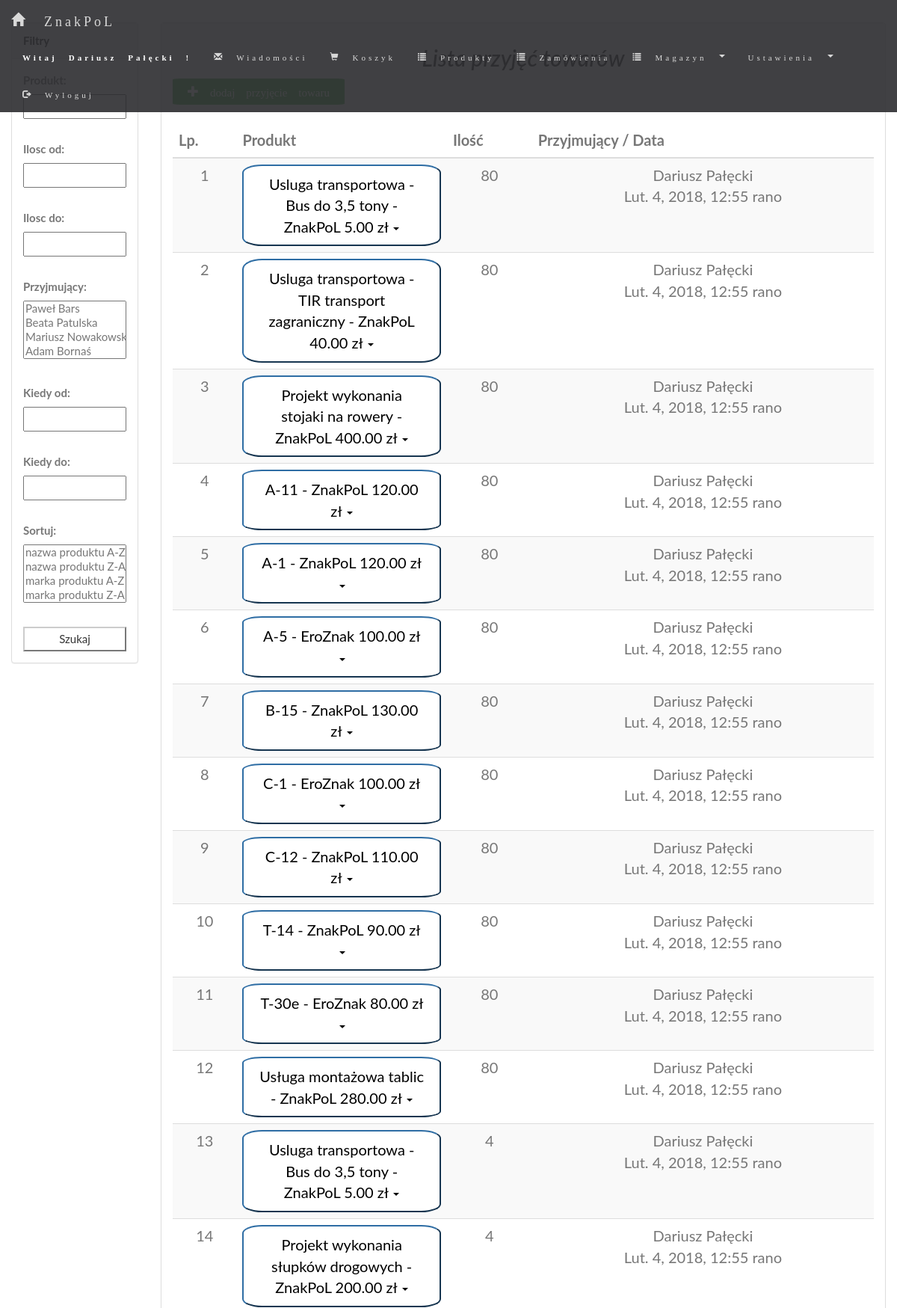
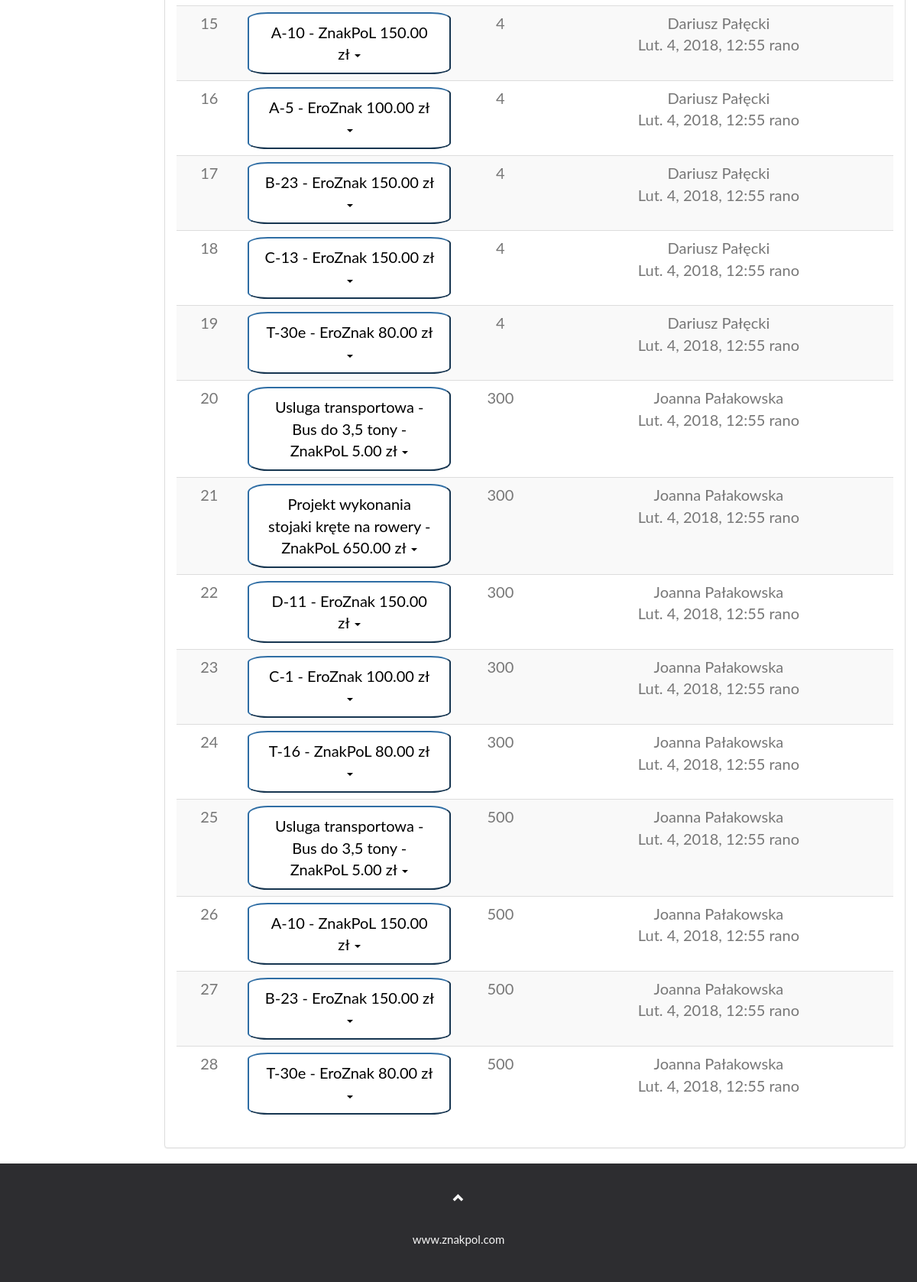
Screenshot of /magazyn/przyjecie/ (signed in) with the database file from the repository (2 pictures, top to bottom).
### pracownik/models.py (models this page shows, shortened)
class Uzytkownik(AbstractUser):
    adres = models.CharField(max_length=500)
    telefon = models.PositiveIntegerField(u'numer telefonu', blank=True, null=True)
    klient = models.BooleanField(default=False)
    zdjecie = models.ImageField('Zdjęcie', upload_to='obrazy/', blank=True, null=True)
    def get_nazwa(self):
        if self.first_name or self.last_name:
            return '{} {}'.format(self.first_name, self.last_name)
        if self.email:
            return self.email
        return self.username
    def __str__(self):
        try:
            stanowisko = ' - ' + self.pracownik.stanowisko.nazwa
        except AttributeError:
            stanowisko = ''
        return '{}{}'.format(self.get_nazwa(), stanowisko)

class Pracownik(models.Model):
    user = models.OneToOneField(Uzytkownik, on_delete=models.PROTECT, related_name='pracownik')
    stanowisko = models.ForeignKey(Stanowisko, on_delete=models.PROTECT)

### produkt/models.py (models this page shows, shortened)
class MagazynPrzyjecie(models.Model):
    magazyn = models.ForeignKey(Magazyn, on_delete=models.PROTECT)
    ilosc = models.IntegerField('Ilość', default=0)
    kiedy = models.DateTimeField(auto_now_add=True)
    kto = models.ForeignKey(User, on_delete=models.PROTECT)

class Magazyn(models.Model):
    produkt = models.OneToOneField(Produkt, on_delete=models.PROTECT)
    ilosc = models.IntegerField('Ilość', editable=False, default=0)
    ilosc_min = models.IntegerField('Minimalna ilość', default=0)
    ilosc_max = models.IntegerField('Maksymalna ilość', default=0)
    wolny = models.IntegerField(editable=False, default=0)
    zamowiony = models.IntegerField(editable=False, default=0)
    sprzedany = models.IntegerField(editable=False, default=0)
    objects = MagazynUtils()

class Produkt(models.Model):
    nazwa = models.CharField(max_length=300)
    cena = models.DecimalField(max_digits=100000, decimal_places=2, default=0)
    opis = models.TextField(blank=True)
    marka = models.CharField(max_length=300)
    obraz = models.ImageField(upload_to='obrazy/', blank=True, null=True)
    def __str__(self):
        return u'{} - {} {} zł'.format(self.nazwa, self.marka, self.cena)
    class Meta:
        ordering = ['nazwa', 'marka']

### produkt/views.py (the view, shortened to what this page needs)
# urls.py: url(r'^magazyn/przyjecie/$', pv.MagazynPrzyjecieListView.as_view(), name='magazyn-przyjecie-lista'),
class MagazynPrzyjecieListView(LoginRequiredMixin, ListView):
    model = MagazynPrzyjecie
    def get(self, *args, **kwargs):
        qs = self.get_queryset()
        data = self.request.GET
        if not data:
            form = MagazynPrzyjecieFormFilter()
        self.object_list = qs
        context = self.get_context_data()
        context['form'] = form
        return self.render_to_response(context)

### produkt/views.py
class MagazynPrzyjecieFormFilter(forms.Form):
    produkt = forms.CharField(required=False)
    ilosc_od = forms.IntegerField(required=False)
    ilosc_do = forms.IntegerField(required=False)
    kto = forms.ModelMultipleChoiceField(required=False, label='Przyjmujący', queryset=User.objects.filter(klient=False))
    kiedy_od = forms.DateTimeField(required=False)
    kiedy_do = forms.DateTimeField(required=False)
    sortuj = forms.MultipleChoiceField(required=False,
            choices=[
                ('magazyn__produkt__nazwa','nazwa produktu A-Z'),
                ('-magazyn__produkt__nazwa','nazwa produktu Z-A'),
                ('magazyn__produkt__marka','marka produktu A-Z'),
                ('-magazyn__produkt__marka','marka produktu Z-A'),
                ('kiedy','wolny rosnąco'),
                ('-kiedy','wolny malejąco'),
                ])

### pracownik/views.py (called while the page is built)
    def get_context_data(self, *args, **kwargs):
        context = super().get_context_data(*args, **kwargs)
        context['nieprzeczytane'] = self.request.user.wiadomosc_set\
                .filter(odczytana=False).count()
        return context

### produkt/templates/produkt/magazynprzyjecie_list.html (shortened to what this page needs)
{% extends "base.html" %}
{% block content %}
<div class="container-fluid">
  <div class="row">
    <div class="col-sm-2">
      {% include "default_filter_form.html" %}
    </div>
    <div class="col-sm-10">
      <div class="panel panel-default">
        <div class="panel-heading"><strong>
            <center><h2><p><em> Lista przyjęć towarów </em></p></h2></center>
            {% if request.user.pracownik.stanowisko.name == 'Magazynier' %}
            <a class="btn2 btn-success glyphicon glyphicon-plus" href="{% url 'magazyn-przyjecie-dodaj' %}"> dodaj przyjęcie towaru </a>
            {% endif %}
          </strong></div>
          <div class="panel-body">
            <table class="table table-striped">
              <thead>
                <tr style="text-align: center">
                  <th>Lp.</th>
                  <th>Produkt</th>
                  <th>Ilość</th>
                  <th>Przyjmujący / Data</th>
                </tr>
              </thead>
              <tbody>
                {% for i in object_list %}
                <tr>
                  <td>{{ forloop.counter }}</td>
                  <td style="width: 30%">
                    {% if request.user.pracownik.stanowisko.name == 'Magazynier' %}
                    <div class="dropdown">
                      <button class="btnd btn-primary dropdown-toggle" type="button" data-toggle="dropdown">{{ i.magazyn.produkt }}
                        <span class="caret"></span></button>
                    </div>
                    {% else %}
                    <strong>{{ i.magazyn.produkt }}</strong>
                    {% endif %}
                  </td>
                  <td>{{ i.ilosc }}</td>
                  <td>{{ i.kto }} <br> {{ i.kiedy }}</td>
                </tr>
                {% endfor %}
              </tbody>
            </table>
          </div>
      </div>
    </div>
  </div>
</div>
{% endblock %}

### sklep/templates/base.html (shortened to what this page needs)
<!DOCTYPE html>
<html lang="pl">
  <head>
    <link rel="stylesheet" href="/media/bootstrap/css/bootstrap.css">
    <link rel="stylesheet" href="/media/bootstrap/css/bootstrap.min.css">
  </head>
  <body id="myPage" data-spy="scroll" data-target=".navbar" data-offset="50">
      {% block nav %}
      <nav class="navbar navbar-default navbar-fixed-top">
        <div class="container-fluid">
          <div class="navbar-header">
            <a class="navbar-brand glyphicon glyphicon-home" href="{% url 'home' %}"> ZnakPoL</a>
          </div>
          <div class="collapse navbar-collapse" id="bs-example-navbar-collapse-1">
            <ul class="nav navbar-nav navbar-right">
              {% if request.user.is_authenticated %}
              <li>
                <a class="glyphicon glyphicon-info" href="{% url 'uzytkownik-szczegoly' request.user.id %}">
                  <strong style="color: white">Witaj {{request.user.get_nazwa}} !</strong>
                </a>
              </li>
              <li>
                <a class="glyphicon glyphicon-envelope" href="{% url 'wiadomosc-lista' %}">
                  {% if nieprzeczytane %}
                  <span style="margin-bottom: 5%" class="badge">{{ nieprzeczytane }}</span>
                  {% else %}
                  Wiadomości
                  {% endif %}
                </a>
              </li>
              {% endif %}
              <li>
                <a class="glyphicon glyphicon-shopping-cart" href="{% url 'koszyk-lista' %}">
                  {% if request.session.koszyk %}
                  <span style="margin-bottom: 5%" class="badge">{{ request.session.koszyk.ilosc }}</span>
                  {% else %}
                  Koszyk
                  {% endif %}
                </a>
              </li>
              <li><a class="glyphicon glyphicon-list" href="{% url 'produkt-lista' %}"> Produkty</a></li>
              {% if not request.user.is_authenticated %}
              <li><a class="glyphicon glyphicon-envelope" href="{% url 'home' %}#kontakt"> Kontakt</a></li>
              <li><a class="glyphicon glyphicon-log-in" href="{% url 'login' %}"> Zaloguj</a></li>
              <li><a href="{% url 'rejestracja' %}"><span class="glyphicon glyphicon-search"> Zarejestruj</span></a></li>
              {% else %}
              <li><a class="glyphicon glyphicon-list" href="{% url 'zamowienie-lista' %}"> Zamówienia</a></li>
              {% if request.user.pracownik %}
              <li class="dropdown">
                <a class="dropdown-toggle glyphicon glyphicon-list" data-toggle="dropdown" role="button" aria-haspopup="true" aria-expanded="false" href="#"> Magazyn
                  <span class="caret"></span></a>
              </li>
              <li class="dropdown">
                <a class="dropdown-toggle glyphicon" data-toggle="dropdown" href="#">Ustawienia
                  <span class="caret"></span></a>
              </li>
              {% endif %}
              <li><a class="glyphicon glyphicon-log-out" href="{% url 'logout' %}"> Wyloguj</a></li>
              {% endif %}
            </ul>
          </div>
        </div>
      </nav>
      {% endblock %}
      {% load static %}
      {% load static %}
      {% block content %}
      {% endblock %}
      {% block footer %}
      <footer class="text-center">
        <a class="up-arrow" href="#myPage" data-toggle="tooltip" title="DO GÓRY">
          <span class="glyphicon glyphicon-chevron-up"></span>
        </a><br><br>
        <p>www.znakpol.com</a></p>
      </footer>
    {% endblock %}
  </body>
</html>

### sklep/templates/base.html (style rules this page uses)
body { font: 400 15px/1.8 Lato, sans-serif; color: #777; }
table { font-size: 20px; text-align: center; }
.fieldWrapper input { width: 100%; }
.fieldWrapper select { width: 100%; }
.btn2 { padding: 10px 20px; border-radius: 4%; transition: .2s; }
.btnd { padding: 10px 20px; border-radius: 10%; transition: .2s; background-color: #fff; color: black; }
.navbar { font-family: Montserrat, sans-serif; margin-bottom: 0; background-color: #2d2d30; border: 0; font-size: 11px !important; letter-spacing: 4px; opacity: 0.9; }
.navbar li a, .navbar .navbar-brand { color: #d5d5d5 !important; }
footer { background-color: #2d2d30; color: #f5f5f5; padding: 32px; }
footer a { color: #f5f5f5; }

### rows the page displays
Uzytkownik: user.get_nazwa "Dariusz Pałęcki"
MagazynPrzyjecie: magazyn.produkt "Usluga transportowa - Bus do 3,5 tony - ZnakPoL 5.00 zł", ilosc "80", kto "Dariusz Pałęcki", kiedy "Lut. 4, 2018, 12:55 rano"
MagazynPrzyjecie: magazyn.produkt "Usluga transportowa - TIR transport zagraniczny - ZnakPoL 40.00 zł", ilosc "80", kto "Dariusz Pałęcki", kiedy "Lut. 4, 2018, 12:55 rano"
MagazynPrzyjecie: magazyn.produkt "Projekt wykonania stojaki na rowery - ZnakPoL 400.00 zł", ilosc "80", kto "Dariusz Pałęcki", kiedy "Lut. 4, 2018, 12:55 rano"
MagazynPrzyjecie: magazyn.produkt "A-11 - ZnakPoL 120.00 zł", ilosc "80", kto "Dariusz Pałęcki", kiedy "Lut. 4, 2018, 12:55 rano"
MagazynPrzyjecie: magazyn.produkt "A-1 - ZnakPoL 120.00 zł", ilosc "80", kto "Dariusz Pałęcki", kiedy "Lut. 4, 2018, 12:55 rano"
MagazynPrzyjecie: magazyn.produkt "A-5 - EroZnak 100.00 zł", ilosc "80", kto "Dariusz Pałęcki", kiedy "Lut. 4, 2018, 12:55 rano"
MagazynPrzyjecie: magazyn.produkt "B-15 - ZnakPoL 130.00 zł", ilosc "80", kto "Dariusz Pałęcki", kiedy "Lut. 4, 2018, 12:55 rano"
MagazynPrzyjecie: magazyn.produkt "C-1 - EroZnak 100.00 zł", ilosc "80", kto "Dariusz Pałęcki", kiedy "Lut. 4, 2018, 12:55 rano"
MagazynPrzyjecie: magazyn.produkt "C-12 - ZnakPoL 110.00 zł", ilosc "80", kto "Dariusz Pałęcki", kiedy "Lut. 4, 2018, 12:55 rano"
MagazynPrzyjecie: magazyn.produkt "T-14 - ZnakPoL 90.00 zł", ilosc "80", kto "Dariusz Pałęcki", kiedy "Lut. 4, 2018, 12:55 rano"
MagazynPrzyjecie: magazyn.produkt "T-30e - EroZnak 80.00 zł", ilosc "80", kto "Dariusz Pałęcki", kiedy "Lut. 4, 2018, 12:55 rano"
MagazynPrzyjecie: magazyn.produkt "Usługa montażowa tablic - ZnakPoL 280.00 zł", ilosc "80", kto "Dariusz Pałęcki", kiedy "Lut. 4, 2018, 12:55 rano"
MagazynPrzyjecie: magazyn.produkt "Usluga transportowa - Bus do 3,5 tony - ZnakPoL 5.00 zł", ilosc "4", kto "Dariusz Pałęcki", kiedy "Lut. 4, 2018, 12:55 rano"
MagazynPrzyjecie: magazyn.produkt "Projekt wykonania słupków drogowych - ZnakPoL 200.00 zł", ilosc "4", kto "Dariusz Pałęcki", kiedy "Lut. 4, 2018, 12:55 rano"
MagazynPrzyjecie: magazyn.produkt "A-10 - ZnakPoL 150.00 zł", ilosc "4", kto "Dariusz Pałęcki", kiedy "Lut. 4, 2018, 12:55 rano"
MagazynPrzyjecie: magazyn.produkt "A-5 - EroZnak 100.00 zł", ilosc "4", kto "Dariusz Pałęcki", kiedy "Lut. 4, 2018, 12:55 rano"
MagazynPrzyjecie: magazyn.produkt "B-23 - EroZnak 150.00 zł", ilosc "4", kto "Dariusz Pałęcki", kiedy "Lut. 4, 2018, 12:55 rano"
MagazynPrzyjecie: magazyn.produkt "C-13 - EroZnak 150.00 zł", ilosc "4", kto "Dariusz Pałęcki", kiedy "Lut. 4, 2018, 12:55 rano"
MagazynPrzyjecie: magazyn.produkt "T-30e - EroZnak 80.00 zł", ilosc "4", kto "Dariusz Pałęcki", kiedy "Lut. 4, 2018, 12:55 rano"
MagazynPrzyjecie: magazyn.produkt "Usluga transportowa - Bus do 3,5 tony - ZnakPoL 5.00 zł", ilosc "300", kto "Joanna Pałakowska", kiedy "Lut. 4, 2018, 12:55 rano"
MagazynPrzyjecie: magazyn.produkt "Projekt wykonania stojaki kręte na rowery - ZnakPoL 650.00 zł", ilosc "300", kto "Joanna Pałakowska", kiedy "Lut. 4, 2018, 12:55 rano"
MagazynPrzyjecie: magazyn.produkt "D-11 - EroZnak 150.00 zł", ilosc "300", kto "Joanna Pałakowska", kiedy "Lut. 4, 2018, 12:55 rano"
MagazynPrzyjecie: magazyn.produkt "C-1 - EroZnak 100.00 zł", ilosc "300", kto "Joanna Pałakowska", kiedy "Lut. 4, 2018, 12:55 rano"
MagazynPrzyjecie: magazyn.produkt "T-16 - ZnakPoL 80.00 zł", ilosc "300", kto "Joanna Pałakowska", kiedy "Lut. 4, 2018, 12:55 rano"
MagazynPrzyjecie: magazyn.produkt "Usluga transportowa - Bus do 3,5 tony - ZnakPoL 5.00 zł", ilosc "500", kto "Joanna Pałakowska", kiedy "Lut. 4, 2018, 12:55 rano"
MagazynPrzyjecie: magazyn.produkt "A-10 - ZnakPoL 150.00 zł", ilosc "500", kto "Joanna Pałakowska", kiedy "Lut. 4, 2018, 12:55 rano"
MagazynPrzyjecie: magazyn.produkt "B-23 - EroZnak 150.00 zł", ilosc "500", kto "Joanna Pałakowska", kiedy "Lut. 4, 2018, 12:55 rano"
MagazynPrzyjecie: magazyn.produkt "T-30e - EroZnak 80.00 zł", ilosc "500", kto "Joanna Pałakowska", kiedy "Lut. 4, 2018, 12:55 rano"

### other values shown
{{ field.label }} "Ilosc od" "Ilosc do" "Przyjmujący" "Kiedy od" "Kiedy do" "Sortuj"
